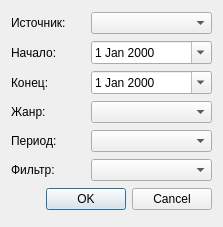
<?xml version="1.0" encoding="UTF-8"?>
<ui version="4.0">
 <class>FetchDialog</class>
 <widget class="QDialog" name="FetchDialog">
  <property name="geometry">
   <rect>
    <x>0</x>
    <y>0</y>
    <width>223</width>
    <height>227</height>
   </rect>
  </property>
  <property name="minimumSize">
   <size>
    <width>223</width>
    <height>227</height>
   </size>
  </property>
  <property name="maximumSize">
   <size>
    <width>223</width>
    <height>227</height>
   </size>
  </property>
  <property name="windowTitle">
   <string>Выборка</string>
  </property>
  <property name="windowIcon">
   <iconset resource="../resources/resources.qrc">
    <normaloff>:/images_ui/images/fetch.png</normaloff>:/images_ui/images/fetch.png</iconset>
  </property>
  <property name="modal">
   <bool>true</bool>
  </property>
  <layout class="QGridLayout" name="gridLayout">
   <item row="0" column="0">
    <layout class="QHBoxLayout" name="horizontalLayout">
     <item>
      <widget class="QLabel" name="label_source">
       <property name="maximumSize">
        <size>
         <width>74</width>
         <height>16777215</height>
        </size>
       </property>
       <property name="text">
        <string>Источник:</string>
       </property>
      </widget>
     </item>
     <item>
      <widget class="QComboBox" name="source"/>
     </item>
    </layout>
   </item>
   <item row="1" column="0">
    <layout class="QHBoxLayout" name="horizontalLayout_2">
     <item>
      <widget class="QLabel" name="label_begin">
       <property name="maximumSize">
        <size>
         <width>74</width>
         <height>16777215</height>
        </size>
       </property>
       <property name="text">
        <string>Начало:</string>
       </property>
      </widget>
     </item>
     <item>
      <widget class="QDateEdit" name="dateStart">
       <property name="calendarPopup">
        <bool>true</bool>
       </property>
      </widget>
     </item>
    </layout>
   </item>
   <item row="2" column="0">
    <layout class="QHBoxLayout" name="horizontalLayout_3">
     <item>
      <widget class="QLabel" name="label_end">
       <property name="maximumSize">
        <size>
         <width>74</width>
         <height>16777215</height>
        </size>
       </property>
       <property name="text">
        <string>Конец:</string>
       </property>
      </widget>
     </item>
     <item>
      <widget class="QDateEdit" name="dateEnd">
       <property name="calendarPopup">
        <bool>true</bool>
       </property>
      </widget>
     </item>
    </layout>
   </item>
   <item row="3" column="0">
    <layout class="QHBoxLayout" name="horizontalLayout_4">
     <item>
      <widget class="QLabel" name="label_style">
       <property name="maximumSize">
        <size>
         <width>74</width>
         <height>16777215</height>
        </size>
       </property>
       <property name="text">
        <string>Жанр:</string>
       </property>
      </widget>
     </item>
     <item>
      <widget class="QComboBox" name="style"/>
     </item>
    </layout>
   </item>
   <item row="4" column="0">
    <layout class="QHBoxLayout" name="horizontalLayout_5">
     <item>
      <widget class="QLabel" name="label_period">
       <property name="maximumSize">
        <size>
         <width>74</width>
         <height>16777215</height>
        </size>
       </property>
       <property name="text">
        <string>Период:</string>
       </property>
      </widget>
     </item>
     <item>
      <widget class="QComboBox" name="period"/>
     </item>
    </layout>
   </item>
   <item row="5" column="0">
    <layout class="QHBoxLayout" name="horizontalLayout_6">
     <item>
      <widget class="QLabel" name="label_filter">
       <property name="maximumSize">
        <size>
         <width>74</width>
         <height>16777215</height>
        </size>
       </property>
       <property name="text">
        <string>Фильтр:</string>
       </property>
      </widget>
     </item>
     <item>
      <widget class="QComboBox" name="filter"/>
     </item>
    </layout>
   </item>
   <item row="6" column="0">
    <widget class="QDialogButtonBox" name="buttonBox">
     <property name="orientation">
      <enum>Qt::Horizontal</enum>
     </property>
     <property name="standardButtons">
      <set>QDialogButtonBox::Cancel|QDialogButtonBox::Ok</set>
     </property>
    </widget>
   </item>
  </layout>
 </widget>
 <resources>
  <include location="../resources/resources.qrc"/>
 </resources>
 <connections>
  <connection>
   <sender>buttonBox</sender>
   <signal>accepted()</signal>
   <receiver>FetchDialog</receiver>
   <slot>accept()</slot>
   <hints>
    <hint type="sourcelabel">
     <x>248</x>
     <y>254</y>
    </hint>
    <hint type="destinationlabel">
     <x>157</x>
     <y>274</y>
    </hint>
   </hints>
  </connection>
  <connection>
   <sender>buttonBox</sender>
   <signal>rejected()</signal>
   <receiver>FetchDialog</receiver>
   <slot>reject()</slot>
   <hints>
    <hint type="sourcelabel">
     <x>316</x>
     <y>260</y>
    </hint>
    <hint type="destinationlabel">
     <x>286</x>
     <y>274</y>
    </hint>
   </hints>
  </connection>
 </connections>
</ui>
